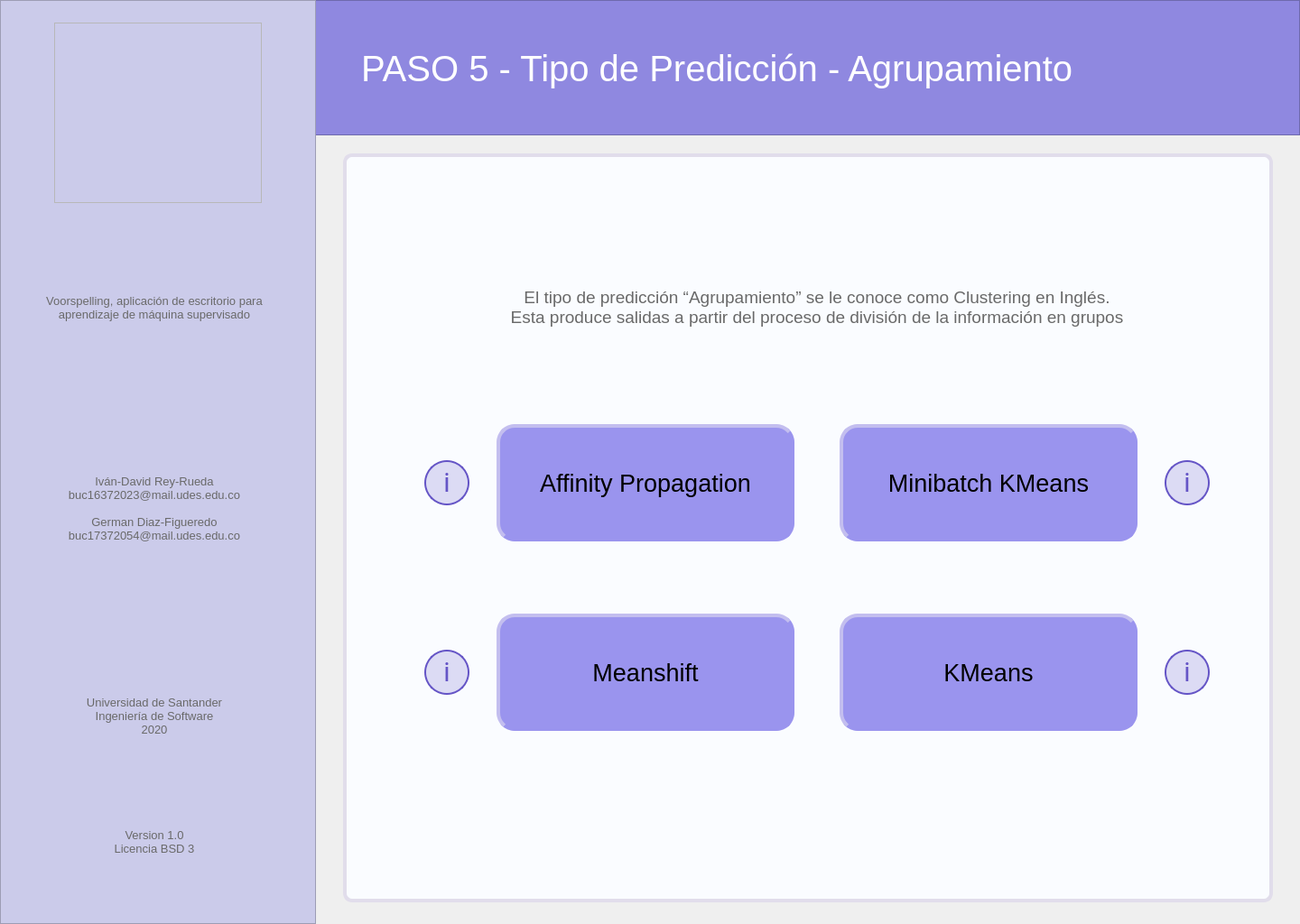
<?xml version="1.0" encoding="UTF-8"?>
<ui version="4.0">
 <class>MainWindow</class>
 <widget class="QMainWindow" name="MainWindow">
  <property name="geometry">
   <rect>
    <x>0</x>
    <y>0</y>
    <width>1440</width>
    <height>1024</height>
   </rect>
  </property>
  <property name="windowTitle">
   <string>MainWindow</string>
  </property>
  <widget class="QWidget" name="centralwidget">
   <widget class="QFrame" name="left_bar">
    <property name="geometry">
     <rect>
      <x>0</x>
      <y>0</y>
      <width>350</width>
      <height>1024</height>
     </rect>
    </property>
    <property name="styleSheet">
     <string notr="true">background-color: rgb(203, 203, 234);

</string>
    </property>
    <property name="frameShape">
     <enum>QFrame::StyledPanel</enum>
    </property>
    <property name="frameShadow">
     <enum>QFrame::Raised</enum>
    </property>
    <widget class="QLabel" name="lbl_left_1">
     <property name="geometry">
      <rect>
       <x>18</x>
       <y>278</y>
       <width>306</width>
       <height>126</height>
      </rect>
     </property>
     <property name="font">
      <font>
       <pointsize>10</pointsize>
      </font>
     </property>
     <property name="styleSheet">
      <string notr="true">color: rgb(105, 105, 105);</string>
     </property>
     <property name="text">
      <string>Voorspelling, aplicación de escritorio para aprendizaje de máquina supervisado</string>
     </property>
     <property name="alignment">
      <set>Qt::AlignCenter</set>
     </property>
     <property name="wordWrap">
      <bool>true</bool>
     </property>
    </widget>
    <widget class="QLabel" name="lbl_left_2">
     <property name="geometry">
      <rect>
       <x>18</x>
       <y>500</y>
       <width>306</width>
       <height>126</height>
      </rect>
     </property>
     <property name="font">
      <font>
       <pointsize>10</pointsize>
      </font>
     </property>
     <property name="styleSheet">
      <string notr="true">color: rgb(105, 105, 105);</string>
     </property>
     <property name="text">
      <string>Iván-David Rey-Rueda
buc16372023@mail.udes.edu.co

German Diaz-Figueredo
buc17372054@mail.udes.edu.co</string>
     </property>
     <property name="alignment">
      <set>Qt::AlignCenter</set>
     </property>
     <property name="wordWrap">
      <bool>true</bool>
     </property>
    </widget>
    <widget class="QLabel" name="lbl_left_3">
     <property name="geometry">
      <rect>
       <x>18</x>
       <y>730</y>
       <width>306</width>
       <height>126</height>
      </rect>
     </property>
     <property name="font">
      <font>
       <pointsize>10</pointsize>
      </font>
     </property>
     <property name="styleSheet">
      <string notr="true">color: rgb(105, 105, 105);</string>
     </property>
     <property name="text">
      <string>Universidad de Santander
Ingeniería de Software
2020</string>
     </property>
     <property name="alignment">
      <set>Qt::AlignCenter</set>
     </property>
     <property name="wordWrap">
      <bool>true</bool>
     </property>
    </widget>
    <widget class="QLabel" name="lbl_left_4">
     <property name="geometry">
      <rect>
       <x>18</x>
       <y>870</y>
       <width>306</width>
       <height>126</height>
      </rect>
     </property>
     <property name="font">
      <font>
       <pointsize>10</pointsize>
      </font>
     </property>
     <property name="styleSheet">
      <string notr="true">color: rgb(105, 105, 105);</string>
     </property>
     <property name="text">
      <string>Version 1.0
Licencia BSD 3</string>
     </property>
     <property name="alignment">
      <set>Qt::AlignCenter</set>
     </property>
     <property name="wordWrap">
      <bool>true</bool>
     </property>
    </widget>
   </widget>
   <widget class="QFrame" name="logo">
    <property name="geometry">
     <rect>
      <x>60</x>
      <y>25</y>
      <width>230</width>
      <height>200</height>
     </rect>
    </property>
    <property name="styleSheet">
     <string notr="true">image: url(:/image/voorspelling_logo.png);</string>
    </property>
    <property name="frameShape">
     <enum>QFrame::StyledPanel</enum>
    </property>
    <property name="frameShadow">
     <enum>QFrame::Raised</enum>
    </property>
   </widget>
   <widget class="QFrame" name="up_bar">
    <property name="geometry">
     <rect>
      <x>0</x>
      <y>0</y>
      <width>1440</width>
      <height>150</height>
     </rect>
    </property>
    <property name="styleSheet">
     <string notr="true">background-color: rgb(143, 136, 224);</string>
    </property>
    <property name="frameShape">
     <enum>QFrame::StyledPanel</enum>
    </property>
    <property name="frameShadow">
     <enum>QFrame::Raised</enum>
    </property>
    <widget class="QLabel" name="lbl_tittle_2">
     <property name="geometry">
      <rect>
       <x>400</x>
       <y>40</y>
       <width>981</width>
       <height>72</height>
      </rect>
     </property>
     <property name="font">
      <font>
       <family>MS Shell Dlg 2</family>
       <pointsize>30</pointsize>
       <weight>50</weight>
       <italic>false</italic>
       <bold>false</bold>
      </font>
     </property>
     <property name="styleSheet">
      <string notr="true">border: none;
color: rgb(255, 255, 255);</string>
     </property>
     <property name="text">
      <string>PASO 5 - Tipo de Predicción - Agrupamiento</string>
     </property>
     <property name="scaledContents">
      <bool>false</bool>
     </property>
     <property name="alignment">
      <set>Qt::AlignLeading|Qt::AlignLeft|Qt::AlignVCenter</set>
     </property>
     <property name="wordWrap">
      <bool>true</bool>
     </property>
     <property name="margin">
      <number>0</number>
     </property>
     <property name="indent">
      <number>0</number>
     </property>
    </widget>
   </widget>
   <widget class="QFrame" name="main_area">
    <property name="geometry">
     <rect>
      <x>380</x>
      <y>170</y>
      <width>1030</width>
      <height>830</height>
     </rect>
    </property>
    <property name="styleSheet">
     <string notr="true">background-color: rgb(250, 252, 255);
border: 4px solid;
border-color: rgb(225, 221, 235);
border-radius: 10px;</string>
    </property>
    <property name="frameShape">
     <enum>QFrame::StyledPanel</enum>
    </property>
    <property name="frameShadow">
     <enum>QFrame::Raised</enum>
    </property>
    <widget class="QLabel" name="lbl_descripcion">
     <property name="geometry">
      <rect>
       <x>180</x>
       <y>130</y>
       <width>690</width>
       <height>80</height>
      </rect>
     </property>
     <property name="font">
      <font>
       <pointsize>14</pointsize>
      </font>
     </property>
     <property name="styleSheet">
      <string notr="true">color: rgb(105, 105, 105);
border: none;</string>
     </property>
     <property name="text">
      <string>El tipo de predicción “Agrupamiento” se le conoce como Clustering en Inglés. Esta produce salidas a partir del proceso de división de la información en grupos</string>
     </property>
     <property name="alignment">
      <set>Qt::AlignCenter</set>
     </property>
     <property name="wordWrap">
      <bool>true</bool>
     </property>
    </widget>
    <widget class="QPushButton" name="btn_SVR_rbf">
     <property name="geometry">
      <rect>
       <x>170</x>
       <y>510</y>
       <width>330</width>
       <height>130</height>
      </rect>
     </property>
     <property name="font">
      <font>
       <pointsize>20</pointsize>
       <kerning>true</kerning>
      </font>
     </property>
     <property name="styleSheet">
      <string notr="true">QPushButton{
background-color: rgb(154, 148, 238);
border-left-color: rgb(195, 190, 239);
border-top-color: rgb(195, 190, 239);
border-bottom-color: rgb(154, 148, 238);
border-right-color: rgb(154, 148, 238);
border-radius: 20px;
}
QPushButton:hover{
background-color: rgb(160, 155, 245);
}
QPushButton:pressed{
background-color: rgb(150, 140, 230);
border-left-color: rgb(140, 135, 220);
border-top-color: rgb(140, 135, 220);
border-bottom-color: rgb(195, 190, 239);
border-right-color: rgb(195, 190, 239);
}</string>
     </property>
     <property name="text">
      <string>Meanshift</string>
     </property>
     <property name="autoDefault">
      <bool>false</bool>
     </property>
    </widget>
    <widget class="QPushButton" name="btn_info2">
     <property name="geometry">
      <rect>
       <x>910</x>
       <y>340</y>
       <width>50</width>
       <height>50</height>
      </rect>
     </property>
     <property name="styleSheet">
      <string notr="true">QPushButton{
background: rgba(101, 85, 198, 0.2);
border: 2px solid #6555C6;
box-sizing: border-box;
border-radius: 25px;


position: absolute;
width: 25px;
height: 44.55px;
font-family: Roboto;
font-style: normal;
font-weight: normal;
font-size: 30px;
line-height: 56px;
display: flex;
align-items: center;
text-align: center;

color: #6555C6;
}
QPushButton:hover{
background-color: rgb(190, 185, 250);
}
QPushButton:pressed{
background-color: rgb(160, 150, 240);
}</string>
     </property>
     <property name="text">
      <string>i</string>
     </property>
    </widget>
    <widget class="QPushButton" name="btn_info4">
     <property name="geometry">
      <rect>
       <x>910</x>
       <y>550</y>
       <width>50</width>
       <height>50</height>
      </rect>
     </property>
     <property name="styleSheet">
      <string notr="true">QPushButton{
background: rgba(101, 85, 198, 0.2);
border: 2px solid #6555C6;
box-sizing: border-box;
border-radius: 25px;


position: absolute;
width: 25px;
height: 44.55px;
font-family: Roboto;
font-style: normal;
font-weight: normal;
font-size: 30px;
line-height: 56px;
display: flex;
align-items: center;
text-align: center;

color: #6555C6;
}
QPushButton:hover{
background-color: rgb(190, 185, 250);
}
QPushButton:pressed{
background-color: rgb(160, 150, 240);
}</string>
     </property>
     <property name="text">
      <string>i</string>
     </property>
    </widget>
    <widget class="QPushButton" name="btm_back">
     <property name="geometry">
      <rect>
       <x>60</x>
       <y>50</y>
       <width>70</width>
       <height>70</height>
      </rect>
     </property>
     <property name="styleSheet">
      <string notr="true">QPushButton{
background-image: url(:/botton/bxs-left-arrow-circle.svg);
border-radius: 35px;
border: none;


color: #6555C6;
}
QPushButton:hover{
background-color: rgb(235, 225, 250);

}
QPushButton:pressed{

background-color: qradialgradient(spread:pad, cx:0.5, cy:0.5, radius:0.5, fx:0.5, fy:0.5, stop:0 rgba(200, 190, 250, 205), stop:0.6 rgba(200, 190, 250, 205), stop:1 rgba(255, 255, 255, 0));

}

</string>
     </property>
     <property name="text">
      <string/>
     </property>
     <property name="iconSize">
      <size>
       <width>20</width>
       <height>20</height>
      </size>
     </property>
    </widget>
    <widget class="QPushButton" name="btn_KMeans">
     <property name="geometry">
      <rect>
       <x>550</x>
       <y>510</y>
       <width>330</width>
       <height>130</height>
      </rect>
     </property>
     <property name="font">
      <font>
       <pointsize>20</pointsize>
       <kerning>true</kerning>
      </font>
     </property>
     <property name="styleSheet">
      <string notr="true">QPushButton{
background-color: rgb(154, 148, 238);
border-left-color: rgb(195, 190, 239);
border-top-color: rgb(195, 190, 239);
border-bottom-color: rgb(154, 148, 238);
border-right-color: rgb(154, 148, 238);
border-radius: 20px;
}
QPushButton:hover{
background-color: rgb(160, 155, 245);
}
QPushButton:pressed{
background-color: rgb(150, 140, 230);
border-left-color: rgb(140, 135, 220);
border-top-color: rgb(140, 135, 220);
border-bottom-color: rgb(195, 190, 239);
border-right-color: rgb(195, 190, 239);
}</string>
     </property>
     <property name="text">
      <string>KMeans</string>
     </property>
     <property name="autoDefault">
      <bool>false</bool>
     </property>
    </widget>
    <widget class="QPushButton" name="btn_Minibatch_KMeans">
     <property name="geometry">
      <rect>
       <x>550</x>
       <y>300</y>
       <width>330</width>
       <height>130</height>
      </rect>
     </property>
     <property name="font">
      <font>
       <pointsize>20</pointsize>
       <kerning>true</kerning>
      </font>
     </property>
     <property name="styleSheet">
      <string notr="true">QPushButton{
background-color: rgb(154, 148, 238);
border-left-color: rgb(195, 190, 239);
border-top-color: rgb(195, 190, 239);
border-bottom-color: rgb(154, 148, 238);
border-right-color: rgb(154, 148, 238);
border-radius: 20px;
}
QPushButton:hover{
background-color: rgb(160, 155, 245);
}
QPushButton:pressed{
background-color: rgb(150, 140, 230);
border-left-color: rgb(140, 135, 220);
border-top-color: rgb(140, 135, 220);
border-bottom-color: rgb(195, 190, 239);
border-right-color: rgb(195, 190, 239);
}</string>
     </property>
     <property name="text">
      <string>Minibatch KMeans</string>
     </property>
     <property name="autoDefault">
      <bool>false</bool>
     </property>
    </widget>
    <widget class="QPushButton" name="btn_info3">
     <property name="geometry">
      <rect>
       <x>90</x>
       <y>550</y>
       <width>50</width>
       <height>50</height>
      </rect>
     </property>
     <property name="styleSheet">
      <string notr="true">QPushButton{
background: rgba(101, 85, 198, 0.2);
border: 2px solid #6555C6;
box-sizing: border-box;
border-radius: 25px;


position: absolute;
width: 25px;
height: 44.55px;
font-family: Roboto;
font-style: normal;
font-weight: normal;
font-size: 30px;
line-height: 56px;
display: flex;
align-items: center;
text-align: center;

color: #6555C6;
}
QPushButton:hover{
background-color: rgb(190, 185, 250);
}
QPushButton:pressed{
background-color: rgb(160, 150, 240);
}</string>
     </property>
     <property name="text">
      <string>i</string>
     </property>
    </widget>
    <widget class="QPushButton" name="btn_Spectral_Clustering">
     <property name="geometry">
      <rect>
       <x>170</x>
       <y>300</y>
       <width>330</width>
       <height>130</height>
      </rect>
     </property>
     <property name="font">
      <font>
       <pointsize>20</pointsize>
       <kerning>true</kerning>
      </font>
     </property>
     <property name="styleSheet">
      <string notr="true">QPushButton{
background-color: rgb(154, 148, 238);
border-left-color: rgb(195, 190, 239);
border-top-color: rgb(195, 190, 239);
border-bottom-color: rgb(154, 148, 238);
border-right-color: rgb(154, 148, 238);
border-radius: 20px;
}
QPushButton:hover{
background-color: rgb(160, 155, 245);
}
QPushButton:pressed{
background-color: rgb(150, 140, 230);
border-left-color: rgb(140, 135, 220);
border-top-color: rgb(140, 135, 220);
border-bottom-color: rgb(195, 190, 239);
border-right-color: rgb(195, 190, 239);
}</string>
     </property>
     <property name="text">
      <string>Affinity Propagation</string>
     </property>
     <property name="autoDefault">
      <bool>false</bool>
     </property>
    </widget>
    <widget class="QPushButton" name="btn_info1">
     <property name="geometry">
      <rect>
       <x>90</x>
       <y>340</y>
       <width>50</width>
       <height>50</height>
      </rect>
     </property>
     <property name="styleSheet">
      <string notr="true">QPushButton{
background: rgba(101, 85, 198, 0.2);
border: 2px solid #6555C6;
box-sizing: border-box;
border-radius: 25px;


position: absolute;
width: 25px;
height: 44.55px;
font-family: Roboto;
font-style: normal;
font-weight: normal;
font-size: 30px;
line-height: 56px;
display: flex;
align-items: center;
text-align: center;

color: #6555C6;
}
QPushButton:hover{
background-color: rgb(190, 185, 250);
}
QPushButton:pressed{
background-color: rgb(160, 150, 240);
}</string>
     </property>
     <property name="text">
      <string>i</string>
     </property>
    </widget>
   </widget>
   <zorder>up_bar</zorder>
   <zorder>left_bar</zorder>
   <zorder>logo</zorder>
   <zorder>main_area</zorder>
  </widget>
 </widget>
 <resources>
  <include location="Images_voor.qrc"/>
 </resources>
 <connections/>
</ui>
